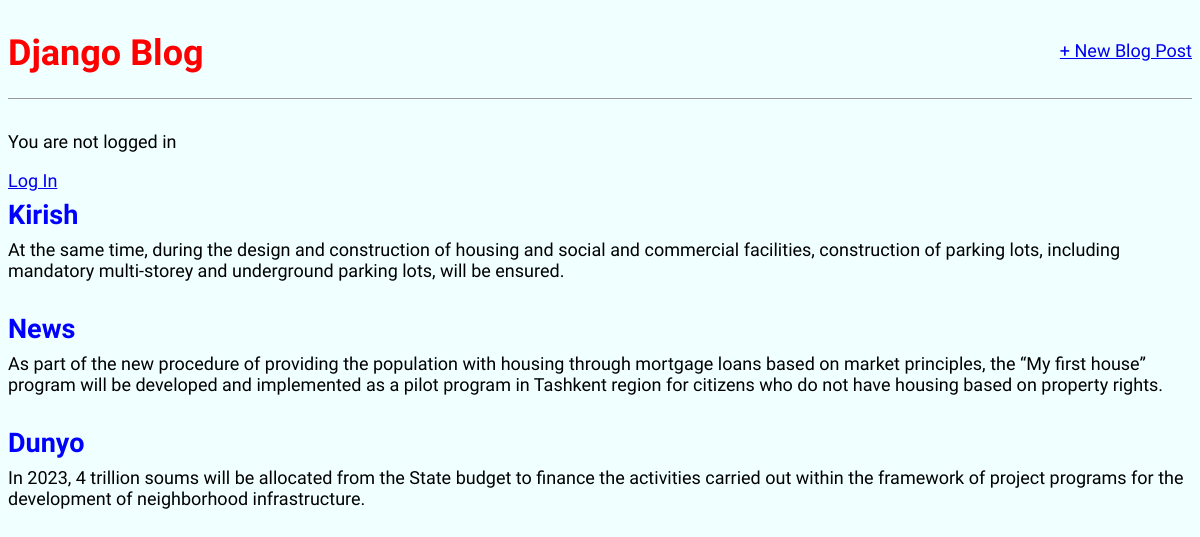
The app's page /, older data.
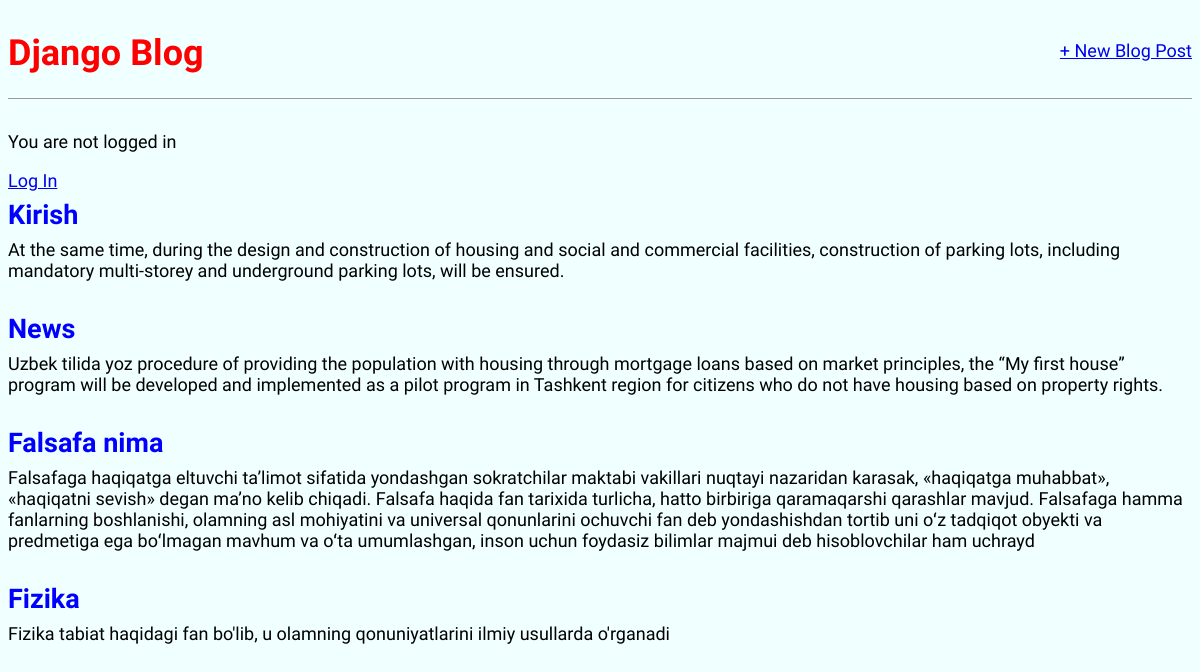
The same page, newer data.
### blog/models.py (models this page shows, shortened)
class Post(models.Model):
    title = models.CharField(max_length=200)
    author = models.ForeignKey('auth.User', on_delete=models.CASCADE)
    body = models.TextField()

### blog/views.py (the view)
# urls.py: path('', BlogListView.as_view(), name='home'),
class BlogListView(ListView):
    model = Post
    template_name = 'home.html'

### templates/home.html (shortened to what this page needs)
<head>
</head>
<body>
{% extends 'base.html' %}
{% block content %}
    {%for post in object_list %}
        <div class="post-entry">
            <h2><a href="">{{post.title}}</a></h2>
            <p class="postni"> {{post.body}} </p>
        </div>
    {% endfor %}
{% endblock content %}

### templates/base.html (shortened to what this page needs)
{% load static %}
<html>
<head>
    <link rel="stylesheet" href="{% static 'css/base.css' %}">
</head>
<body>
    <header>
        <div class="nav-left">
            <h1> <a href="% url 'home' %">Django Blog</a> </h1>
        </div>
        <div class="nav-right">
            <a href="{% url 'post_new' %}"> + New Blog Post</a>
        </div>
    </header>
    {% if user.is_authenticated %}
        <p>Hi {{user.username}} !</p>
        <p> <a href="{% url 'logout' %}">Log Out </a></p>
        {% else %}
        <p>You are not logged in</p>
        <a href="{% url 'login' %}">Log In </a>
        {% endif %}
        {% block content%}
        {% endblock content %}
</body>
</html>

### static/css/base.css (style rules this page uses)
body { font-family: 'Source Sans Pro', sans-serif; font-size: 18px; background-color: azure; }
header { border-bottom: 1px solid #999; margin-bottom: 2rem; display: flex; }
header h1 a { color: red; text-decoration: none; }
.nav-left { margin-right: auto; }
.nav-right { display: flex; padding-top: 2rem; }
.post-entry { margin-bottom: 2rem; }
.post-entry h2 { margin: 0.5rem 0; }
.post-entry h2 a, .post-entry h2 a:visited { color: blue; text-decoration: none; }
.post-entry p { margin: 0; font-weight: 400; }

Row changes from the older to the newer data that the page shows:
removed Post: title "Dunyo", body "In 2023, 4 trillion soums will be allocated from the State budget to finance the activities carried out within the framework of project programs for the development of neighborhood infrastructure."
changed Post "News": body "As part of the new procedure of providing the…" → "Uzbek tilida yoz procedure of providing the…"
added Post: title "Falsafa nima", body "Falsafaga haqiqatga eltuvchi taʼlimot sifatida yondashgan sokratchilar maktabi vakillari nuqtayi nazaridan karasak, «haqiqatga muhabbat», «haqiqatni sevish» degan maʼno kelib chiqadi. Falsafa haqida fan tarixida turlicha, hatto birbiriga qaramaqarshi qarashlar mavjud. Falsafaga hamma fanlarning boshlanishi, olamning asl mohiyatini va universal qonunlarini ochuvchi fan deb yondashishdan tortib uni oʻz tadqiqot obyekti va predmetiga ega boʻlmagan mavhum va oʻta umumlashgan, inson uchun foydasiz bilimlar majmui deb hisoblovchilar ham uchrayd"
added Post: title "Fizika", body "Fizika tabiat haqidagi fan bo'lib, u olamning qonuniyatlarini ilmiy usullarda o'rganadi"
